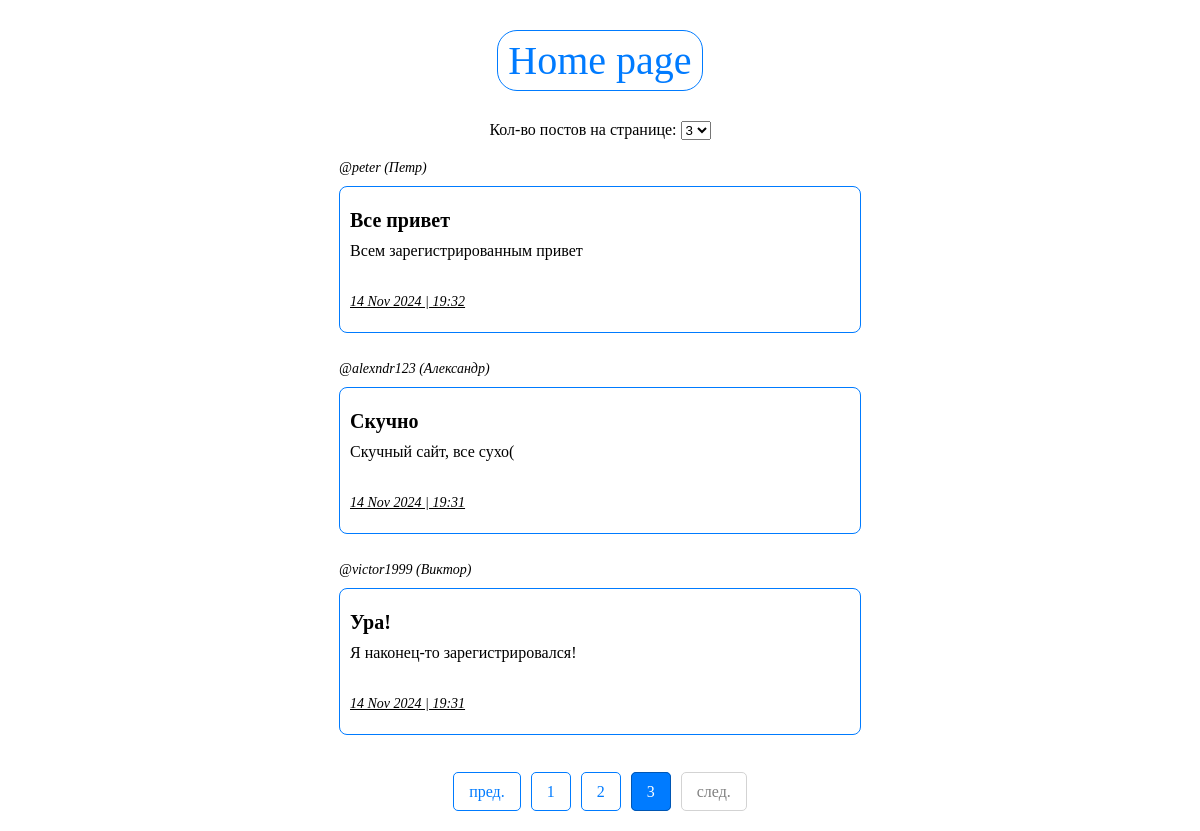
The app's page /posts/?page=3&choice=3 with its own data.
### app/models.py (models this page shows, shortened)
class Post(models.Model):
    title = models.CharField(max_length=50)
    description = models.TextField()
    date_published = models.DateTimeField(auto_now_add=True)
    user = models.ForeignKey('User', related_name='posts', on_delete=models.CASCADE)
    class Meta:
        verbose_name_plural = 'Post'

class User(models.Model):
    name = models.CharField(max_length=30)
    nickname = models.CharField(max_length=30, unique=True)
    class Meta:
        verbose_name_plural = 'User'

### app/views.py (the view)
# urls.py: path('posts/', all_posts, name='all_posts')
def all_posts(request):
    posts = Post.objects.all().order_by('-date_published')
    selected_choice = request.GET.get('choice', '3')
    paginator = Paginator(posts, selected_choice)
    page_number = request.GET.get('page')
    page_posts = paginator.get_page(page_number)
    pages = paginator.num_pages
    all_pages = [i for i in range(1, pages + 1)]
    context = {
        'posts': posts,
        'selected_choice': selected_choice,
        'paginator': paginator,
        'page_number': page_number,
        'page_posts': page_posts,
        'all_pages': all_pages
    }
    return render(request, 'list_posts.html', context)

### templates/list_posts.html (shortened to what this page needs)
<!DOCTYPE html>
{% load static %}
<html lang="en">
<head>
    <link rel="stylesheet" type="text/css" href="{% static 'style_posts.css' %}">
</head>
<body>
    <div class="home-page">
        <a href="/">Home page</a>
    </div>
    <div class="form">
        <form method="get" action="{% url 'all_posts' %}">
            <label for="choice">Кол-во постов на странице:</label>
            <select name="choice" id="choice" onchange="this.form.submit()">
                <option value="3" {% if selected_choice == '3' %}selected{% endif %}>3</option>
            </select>
        </form>
    </div>
    <div class="show-posts">
        {% for post in page_posts %}
        <span class="post-obj">
            <span class="post-author">{{ post.user.nickname }} ({{ post.user.name }})</span>
            <span class="posts">
                <p><span class="post-title">{{ post.title }}</span>
                <span class="post-description">{{ post.description }}</span>
                <p><span class="post-date">{{ post.date_published|date:"d M Y | H:i" }}</span></p>
            </span>
        </span><br>
        {% endfor %}
    </div>
    <div class="show-paginator">
        <ul class="paginator">
            {% if page_posts.has_previous %}
            <li><a href="?page={{ page_posts.previous_page_number }}&choice={{selected_choice}}">пред.</a></li>
            {% endif %}
            {% for page in all_pages %}
            <li>
                {% if page == page_posts.number %}
                <span class="active"><a href="?page={{ page }}&choice={{selected_choice}}">{{ page }}</a></span>
                {% else %}
                <a href="?page={{ page }}&choice={{selected_choice}}">{{ page }}</a>
                {% endif %}
            </li>
            {% endfor %}
            {% if not page_posts.has_next %}
            <li class="disabled"><a href="#">след.</a></li>
            {% endif %}
        </ul>
    </div>
</body>
</html>

### static/style_posts.css (style rules this page uses)
body { font-family: Verdana; margin: 10px; }
.home-page { display: flex; flex-direction: column; align-items: center; justify-content: center; margin: 30px; }
.home-page a { display: block; font-size: 40px; text-decoration: none; padding: 6px 10px; border: 1px solid #007BFF; color: #007BFF; border-radius: 20px; transition: background 0.3s; margin: 0 5px; }
.form { display: flex; flex-direction: column; align-items: center; justify-content: center; margin: 20px; }
.show-posts { display: flex; flex-direction: column; align-items: center; justify-content: center; margin: 0px 20px; }
.show-posts .post-obj { display: flex; flex-direction: column; }
.show-posts .post-obj .post-author { font-size: 14px; font-style: oblique; }
.show-posts .posts { display: flex; flex-direction: column; width: 500px; border: 1px solid #007BFF; padding: 6px 10px; margin: 10px 0px; border-radius: 8px; }
.show-posts .posts .post-title { display: block; font-weight: bold; font-size: 20px; margin: 0px 0px 10px; }
.show-posts .post-obj .posts .post-date { font-size: 14px; font-style: oblique; text-decoration: underline ; }
.show-paginator { display: flex; flex-direction: column; align-items: center; justify-content: center; margin: 0px; }
.paginator { display: flex; list-style-type: none; padding: 10px; margin: 10px 10px; }
.paginator a { text-decoration: none; padding: 10px 15px; border: 1px solid #007BFF; color: #007BFF; border-radius: 5px; transition: background 0.3s; margin: 0 5px; }
.paginator .active a { background: #007BFF; color: white; border: 1px solid #0056b3; }
.paginator .disabled a { color: gray; pointer-events: none; border: 1px solid lightgray; }

### records on screen
Post: user.nickname "@peter", user.name "Петр", title "Все привет", description "Всем зарегистрированным привет", date_published|H "14 Nov 2024 | 19:32"
Post: user.nickname "@alexndr123", user.name "Александр", title "Скучно", description "Скучный сайт, все сухо(", date_published|H "14 Nov 2024 | 19:31"
Post: user.nickname "@victor1999", user.name "Виктор", title "Ура!", description "Я наконец-то зарегистрировался!", date_published|H "14 Nov 2024 | 19:31"

### other values on screen
{{ page }} "1" "2"
{{ page }} "3"
